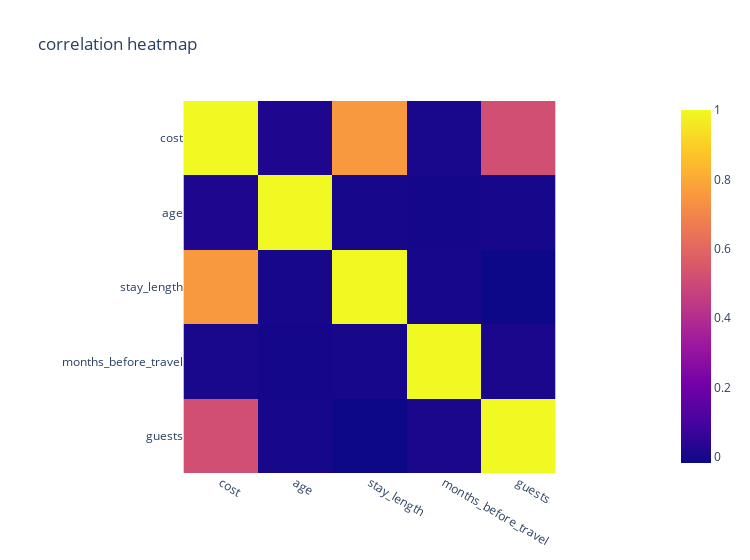

The code cell stored with this chart in its notebook:
### Markdown cell above
#### 3) Plotly 

💻📊💡 We'll be using a third data visualization library called Plotly. We will not explicitly cover the syntax but we encourage you to explore it: https://plotly.com/python/plotly-express/ and use it as the graphs are interactive.

Below, we have added some examples of how you can create plots using plotly and create similar graphs to the ones we have already made using seaborn. 

 ❓ For all of the graphs: figure out 
 1) What is being plotted and how it is being plotted
 2) What are the arguments you can give to plotly and can you play around with them to create different plots?

 We encourage you to play around with both seaborn and plotly. Which one of these libraries you use, is up to you. Depending on what you want to plot, you will probably prefer one over the other. Or, you will find out after a while that you are mostly working with one of the two libraries. That is all fine, the idea is that you use whatever library and plot that will enable you to visualize the data in the way you want to.

### Code cell
import plotly.express as px

px.imshow(travel_dataset[["cost","age", "stay_length", "months_before_travel", "guests"]].corr().round(3), title="correlation heatmap", width=750)

### Figure 1 — Plotly figure (JSON) as saved in the notebook; plotly's stock layout.template omitted (floating-point values rounded to 4 significant figures)
{"data": [{"coloraxis": "coloraxis", "hovertemplate": "x: %{x}<br>y: %{y}<br>color: %{z}<extra></extra>", "name": "0", "type": "heatmap", "x": ["cost", "age", "stay_length", "months_before_travel", "guests"], "xaxis": "x", "y": ["cost", "age", "stay_length", "months_before_travel", "guests"], "yaxis": "y", "z": [[1.0, 0.016, 0.752, 0.006, 0.52], [0.016, 1.0, 0.001, -0.003, -0.0], [0.752, 0.001, 1.0, 0.001, -0.018], [0.006, -0.003, 0.001, 1.0, 0.007], [0.52, -0.0, -0.018, 0.007, 1.0]]}], "layout": {"coloraxis": {"colorscale": [[0, "#0d0887"], [0.1111, "#46039f"], [0.2222, "#7201a8"], [0.3333, "#9c179e"], [0.4444, "#bd3786"], [0.5556, "#d8576b"], [0.6667, "#ed7953"], [0.7778, "#fb9f3a"], [0.8889, "#fdca26"], [1, "#f0f921"]]}, "title": {"text": "correlation heatmap"}, "width": 750, "xaxis": {"anchor": "y", "constrain": "domain", "domain": [0, 1], "scaleanchor": "y"}, "yaxis": {"anchor": "x", "autorange": "reversed", "constrain": "domain", "domain": [0, 1]}}}
